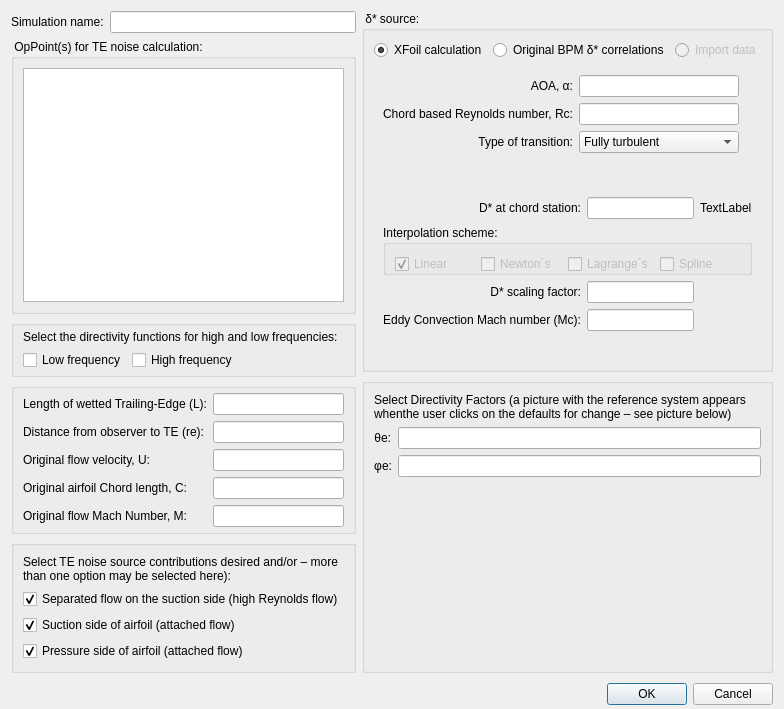
<?xml version="1.0" encoding="UTF-8"?>
<ui version="4.0">
 <class>NoiseSimulationDialog</class>
 <widget class="QDialog" name="NoiseSimulationDialog">
  <property name="geometry">
   <rect>
    <x>0</x>
    <y>0</y>
    <width>766</width>
    <height>709</height>
   </rect>
  </property>
  <property name="sizePolicy">
   <sizepolicy hsizetype="Preferred" vsizetype="Preferred">
    <horstretch>0</horstretch>
    <verstretch>0</verstretch>
   </sizepolicy>
  </property>
  <property name="windowTitle">
   <string>Dialog</string>
  </property>
  <layout class="QFormLayout" name="formLayout_6">
   <property name="sizeConstraint">
    <enum>QLayout::SetMinimumSize</enum>
   </property>
   <property name="fieldGrowthPolicy">
    <enum>QFormLayout::AllNonFixedFieldsGrow</enum>
   </property>
   <property name="bottomMargin">
    <number>0</number>
   </property>
   <item row="0" column="1">
    <layout class="QVBoxLayout" name="verticalLayout_2">
     <item>
      <widget class="QGroupBox" name="groupBox_7">
       <property name="styleSheet">
        <string notr="true"/>
       </property>
       <property name="title">
        <string> δ* source:</string>
       </property>
       <layout class="QVBoxLayout" name="verticalLayout">
        <item>
         <layout class="QHBoxLayout" name="horizontalLayout">
          <item>
           <widget class="QRadioButton" name="deltaSourceXFoil">
            <property name="text">
             <string>XFoil calculation</string>
            </property>
            <property name="checked">
             <bool>true</bool>
            </property>
           </widget>
          </item>
          <item>
           <widget class="QRadioButton" name="deltaSourceBPM">
            <property name="text">
             <string>Original BPM δ* correlations</string>
            </property>
           </widget>
          </item>
          <item>
           <widget class="QRadioButton" name="deltaSourceImport">
            <property name="enabled">
             <bool>false</bool>
            </property>
            <property name="text">
             <string>Import data</string>
            </property>
           </widget>
          </item>
         </layout>
        </item>
        <item>
         <widget class="QWidget" name="widgetGridBPM" native="true">
          <layout class="QGridLayout" name="gridBPM">
           <item row="1" column="1">
            <widget class="QLineEdit" name="textChordBasedReynold"/>
           </item>
           <item row="0" column="1">
            <widget class="QLineEdit" name="textAoa"/>
           </item>
           <item row="0" column="0">
            <widget class="QLabel" name="label_18">
             <property name="text">
              <string>AOA, α:</string>
             </property>
             <property name="alignment">
              <set>Qt::AlignRight|Qt::AlignTrailing|Qt::AlignVCenter</set>
             </property>
            </widget>
           </item>
           <item row="0" column="2">
            <widget class="QLabel" name="label_19">
             <property name="text">
              <string/>
             </property>
            </widget>
           </item>
           <item row="1" column="2">
            <widget class="QLabel" name="label_20">
             <property name="text">
              <string/>
             </property>
            </widget>
           </item>
           <item row="2" column="2">
            <widget class="QLabel" name="label_21">
             <property name="text">
              <string/>
             </property>
            </widget>
           </item>
           <item row="3" column="2">
            <widget class="QLabel" name="label_22">
             <property name="text">
              <string/>
             </property>
            </widget>
           </item>
           <item row="1" column="0">
            <widget class="QLabel" name="label_17">
             <property name="text">
              <string>Chord based Reynolds number, Rc:</string>
             </property>
             <property name="alignment">
              <set>Qt::AlignRight|Qt::AlignTrailing|Qt::AlignVCenter</set>
             </property>
            </widget>
           </item>
           <item row="2" column="1">
            <widget class="QComboBox" name="comboTypeTransition">
             <item>
              <property name="text">
               <string>Fully turbulent</string>
              </property>
             </item>
             <item>
              <property name="text">
               <string>Transaction flow</string>
              </property>
             </item>
            </widget>
           </item>
           <item row="2" column="0">
            <widget class="QLabel" name="label_15">
             <property name="text">
              <string>Type of transition:</string>
             </property>
             <property name="alignment">
              <set>Qt::AlignRight|Qt::AlignTrailing|Qt::AlignVCenter</set>
             </property>
            </widget>
           </item>
          </layout>
         </widget>
        </item>
        <item>
         <widget class="QWidget" name="widgetGridXFoilCalc" native="true">
          <layout class="QGridLayout" name="widgetGridXFoil">
           <item row="1" column="0" colspan="3">
            <widget class="QGroupBox" name="groupBox">
             <property name="minimumSize">
              <size>
               <width>0</width>
               <height>50</height>
              </size>
             </property>
             <property name="maximumSize">
              <size>
               <width>16777215</width>
               <height>50</height>
              </size>
             </property>
             <property name="baseSize">
              <size>
               <width>0</width>
               <height>50</height>
              </size>
             </property>
             <property name="title">
              <string>Interpolation scheme:</string>
             </property>
             <property name="alignment">
              <set>Qt::AlignLeading|Qt::AlignLeft|Qt::AlignTop</set>
             </property>
             <property name="flat">
              <bool>false</bool>
             </property>
             <layout class="QHBoxLayout" name="horizontalLayout_2">
              <item>
               <widget class="QCheckBox" name="checkLinear">
                <property name="enabled">
                 <bool>false</bool>
                </property>
                <property name="minimumSize">
                 <size>
                  <width>0</width>
                  <height>20</height>
                 </size>
                </property>
                <property name="baseSize">
                 <size>
                  <width>0</width>
                  <height>0</height>
                 </size>
                </property>
                <property name="text">
                 <string>Linear</string>
                </property>
                <property name="checkable">
                 <bool>true</bool>
                </property>
                <property name="checked">
                 <bool>true</bool>
                </property>
               </widget>
              </item>
              <item>
               <widget class="QCheckBox" name="checkNewtons">
                <property name="enabled">
                 <bool>false</bool>
                </property>
                <property name="minimumSize">
                 <size>
                  <width>0</width>
                  <height>20</height>
                 </size>
                </property>
                <property name="text">
                 <string>Newton´s</string>
                </property>
               </widget>
              </item>
              <item>
               <widget class="QCheckBox" name="checkLagranges">
                <property name="enabled">
                 <bool>false</bool>
                </property>
                <property name="minimumSize">
                 <size>
                  <width>0</width>
                  <height>20</height>
                 </size>
                </property>
                <property name="text">
                 <string>Lagrange´s</string>
                </property>
               </widget>
              </item>
              <item>
               <widget class="QCheckBox" name="checkSpline">
                <property name="enabled">
                 <bool>false</bool>
                </property>
                <property name="minimumSize">
                 <size>
                  <width>0</width>
                  <height>20</height>
                 </size>
                </property>
                <property name="text">
                 <string>Spline</string>
                </property>
               </widget>
              </item>
             </layout>
            </widget>
           </item>
           <item row="4" column="0" colspan="3">
            <widget class="QLabel" name="label_29">
             <property name="text">
              <string/>
             </property>
            </widget>
           </item>
           <item row="3" column="1">
            <widget class="QLineEdit" name="textEddyConvectionMach"/>
           </item>
           <item row="3" column="0">
            <widget class="QLabel" name="label_28">
             <property name="text">
              <string>Eddy Convection Mach number (Mc):</string>
             </property>
             <property name="alignment">
              <set>Qt::AlignRight|Qt::AlignTrailing|Qt::AlignVCenter</set>
             </property>
            </widget>
           </item>
           <item row="2" column="1">
            <widget class="QLineEdit" name="textDScalingFactor"/>
           </item>
           <item row="2" column="0">
            <widget class="QLabel" name="label_25">
             <property name="text">
              <string>D* scaling factor:</string>
             </property>
             <property name="alignment">
              <set>Qt::AlignRight|Qt::AlignTrailing|Qt::AlignVCenter</set>
             </property>
            </widget>
           </item>
           <item row="0" column="2">
            <widget class="QLabel" name="label_26">
             <property name="text">
              <string>TextLabel</string>
             </property>
            </widget>
           </item>
           <item row="0" column="1">
            <widget class="QLineEdit" name="textDChordStation"/>
           </item>
           <item row="0" column="0">
            <widget class="QLabel" name="label_24">
             <property name="text">
              <string>D* at chord station:</string>
             </property>
             <property name="alignment">
              <set>Qt::AlignRight|Qt::AlignTrailing|Qt::AlignVCenter</set>
             </property>
            </widget>
           </item>
          </layout>
         </widget>
        </item>
       </layout>
      </widget>
     </item>
     <item>
      <widget class="QGroupBox" name="groupBox_2">
       <property name="title">
        <string/>
       </property>
       <layout class="QFormLayout" name="formLayout">
        <property name="fieldGrowthPolicy">
         <enum>QFormLayout::AllNonFixedFieldsGrow</enum>
        </property>
        <item row="1" column="0">
         <widget class="QLabel" name="label_9">
          <property name="layoutDirection">
           <enum>Qt::LeftToRight</enum>
          </property>
          <property name="text">
           <string>θe:</string>
          </property>
          <property name="alignment">
           <set>Qt::AlignRight|Qt::AlignTrailing|Qt::AlignVCenter</set>
          </property>
         </widget>
        </item>
        <item row="1" column="1">
         <widget class="QLineEdit" name="textDirectivityGreek"/>
        </item>
        <item row="2" column="0">
         <widget class="QLabel" name="label_7">
          <property name="layoutDirection">
           <enum>Qt::LeftToRight</enum>
          </property>
          <property name="text">
           <string>φe:</string>
          </property>
          <property name="alignment">
           <set>Qt::AlignRight|Qt::AlignTrailing|Qt::AlignVCenter</set>
          </property>
         </widget>
        </item>
        <item row="2" column="1">
         <widget class="QLineEdit" name="textDirectivityPhi"/>
        </item>
        <item row="3" column="1">
         <widget class="QLabel" name="label_6">
          <property name="minimumSize">
           <size>
            <width>0</width>
            <height>0</height>
           </size>
          </property>
          <property name="text">
           <string/>
          </property>
          <property name="pixmap">
           <pixmap resource="../../qblade.qrc">:/images/noise_3d_plate.png</pixmap>
          </property>
          <property name="scaledContents">
           <bool>false</bool>
          </property>
          <property name="alignment">
           <set>Qt::AlignHCenter|Qt::AlignTop</set>
          </property>
         </widget>
        </item>
        <item row="0" column="0" colspan="2">
         <widget class="QLabel" name="label_5">
          <property name="minimumSize">
           <size>
            <width>0</width>
            <height>0</height>
           </size>
          </property>
          <property name="text">
           <string>Select Directivity Factors (a picture with the reference system appears whenthe user clicks on the defaults for change – see picture below)</string>
          </property>
          <property name="wordWrap">
           <bool>true</bool>
          </property>
         </widget>
        </item>
       </layout>
      </widget>
     </item>
    </layout>
   </item>
   <item row="1" column="1">
    <widget class="QDialogButtonBox" name="buttonBox">
     <property name="minimumSize">
      <size>
       <width>0</width>
       <height>30</height>
      </size>
     </property>
     <property name="orientation">
      <enum>Qt::Horizontal</enum>
     </property>
     <property name="standardButtons">
      <set>QDialogButtonBox::Cancel|QDialogButtonBox::Ok</set>
     </property>
    </widget>
   </item>
   <item row="0" column="0">
    <layout class="QVBoxLayout" name="verticalLayout_3">
     <property name="topMargin">
      <number>0</number>
     </property>
     <item>
      <layout class="QHBoxLayout" name="horizontalLayout_4">
       <item>
        <widget class="QLabel" name="label_27">
         <property name="text">
          <string>Simulation name:</string>
         </property>
        </widget>
       </item>
       <item>
        <widget class="QLineEdit" name="textSimulationName"/>
       </item>
      </layout>
     </item>
     <item>
      <widget class="QGroupBox" name="verticalGroupBox_2">
       <property name="title">
        <string> OpPoint(s) for TE noise calculation:</string>
       </property>
       <layout class="QGridLayout" name="gridLayout_4">
        <item row="1" column="0">
         <widget class="QListWidget" name="listOpPoints"/>
        </item>
       </layout>
      </widget>
     </item>
     <item>
      <widget class="QGroupBox" name="groupBox_3">
       <property name="title">
        <string/>
       </property>
       <layout class="QFormLayout" name="formLayout_2">
        <property name="sizeConstraint">
         <enum>QLayout::SetMinimumSize</enum>
        </property>
        <property name="fieldGrowthPolicy">
         <enum>QFormLayout::AllNonFixedFieldsGrow</enum>
        </property>
        <property name="topMargin">
         <number>4</number>
        </property>
        <property name="bottomMargin">
         <number>4</number>
        </property>
        <item row="0" column="0" colspan="2">
         <widget class="QLabel" name="label_8">
          <property name="text">
           <string>Select the directivity functions for high and low frequencies:</string>
          </property>
          <property name="wordWrap">
           <bool>false</bool>
          </property>
         </widget>
        </item>
        <item row="1" column="0">
         <widget class="QCheckBox" name="checkLowFrequency">
          <property name="text">
           <string>Low frequency</string>
          </property>
         </widget>
        </item>
        <item row="1" column="1">
         <widget class="QCheckBox" name="checkHighFrequency">
          <property name="text">
           <string>High frequency</string>
          </property>
         </widget>
        </item>
       </layout>
      </widget>
     </item>
     <item>
      <widget class="QGroupBox" name="groupBox_6">
       <property name="title">
        <string/>
       </property>
       <layout class="QFormLayout" name="formLayout_5">
        <property name="sizeConstraint">
         <enum>QLayout::SetMinimumSize</enum>
        </property>
        <property name="fieldGrowthPolicy">
         <enum>QFormLayout::AllNonFixedFieldsGrow</enum>
        </property>
        <property name="topMargin">
         <number>4</number>
        </property>
        <property name="bottomMargin">
         <number>4</number>
        </property>
        <item row="1" column="0">
         <widget class="QLabel" name="label_2">
          <property name="layoutDirection">
           <enum>Qt::LeftToRight</enum>
          </property>
          <property name="text">
           <string>Length of wetted Trailing-Edge (L):</string>
          </property>
          <property name="alignment">
           <set>Qt::AlignRight|Qt::AlignTrailing|Qt::AlignVCenter</set>
          </property>
         </widget>
        </item>
        <item row="1" column="1">
         <widget class="QLineEdit" name="textLengthWetted"/>
        </item>
        <item row="2" column="0">
         <widget class="QLabel" name="label_4">
          <property name="layoutDirection">
           <enum>Qt::LeftToRight</enum>
          </property>
          <property name="text">
           <string>Distance from observer to TE (re):</string>
          </property>
          <property name="alignment">
           <set>Qt::AlignRight|Qt::AlignTrailing|Qt::AlignVCenter</set>
          </property>
         </widget>
        </item>
        <item row="2" column="1">
         <widget class="QLineEdit" name="textDistanceObserver"/>
        </item>
        <item row="3" column="0">
         <widget class="QLabel" name="label_3">
          <property name="text">
           <string>Original flow velocity, U:</string>
          </property>
          <property name="alignment">
           <set>Qt::AlignRight|Qt::AlignTrailing|Qt::AlignVCenter</set>
          </property>
         </widget>
        </item>
        <item row="3" column="1">
         <widget class="QLineEdit" name="textOriginalFlowVelocity"/>
        </item>
        <item row="4" column="1">
         <widget class="QLineEdit" name="textOriginalAirfoilChordLength"/>
        </item>
        <item row="4" column="0">
         <widget class="QLabel" name="label">
          <property name="text">
           <string>Original airfoil Chord length, C:</string>
          </property>
          <property name="alignment">
           <set>Qt::AlignRight|Qt::AlignTrailing|Qt::AlignVCenter</set>
          </property>
         </widget>
        </item>
        <item row="5" column="1">
         <widget class="QLineEdit" name="textOriginalMachFlow"/>
        </item>
        <item row="5" column="0">
         <widget class="QLabel" name="label_16">
          <property name="text">
           <string>Original flow Mach Number, M:</string>
          </property>
          <property name="alignment">
           <set>Qt::AlignRight|Qt::AlignTrailing|Qt::AlignVCenter</set>
          </property>
         </widget>
        </item>
       </layout>
      </widget>
     </item>
     <item>
      <widget class="QGroupBox" name="groupBox_4">
       <property name="title">
        <string/>
       </property>
       <layout class="QFormLayout" name="formLayout_3">
        <property name="fieldGrowthPolicy">
         <enum>QFormLayout::AllNonFixedFieldsGrow</enum>
        </property>
        <item row="0" column="0" colspan="2">
         <widget class="QLabel" name="label_10">
          <property name="minimumSize">
           <size>
            <width>0</width>
            <height>0</height>
           </size>
          </property>
          <property name="text">
           <string>Select TE noise source contributions desired and/or – more than one option may be selected here):</string>
          </property>
          <property name="wordWrap">
           <bool>true</bool>
          </property>
         </widget>
        </item>
        <item row="2" column="0">
         <widget class="QCheckBox" name="checkBoxSourceSPLs">
          <property name="text">
           <string>Suction side of airfoil (attached flow)</string>
          </property>
          <property name="checked">
           <bool>true</bool>
          </property>
         </widget>
        </item>
        <item row="3" column="0">
         <widget class="QCheckBox" name="checkBoxSourceSPLp">
          <property name="text">
           <string>Pressure side of airfoil (attached flow)</string>
          </property>
          <property name="checked">
           <bool>true</bool>
          </property>
         </widget>
        </item>
        <item row="1" column="0">
         <widget class="QCheckBox" name="checkBoxSourceSPLa">
          <property name="text">
           <string>Separated flow on the suction side (high Reynolds flow)</string>
          </property>
          <property name="checked">
           <bool>true</bool>
          </property>
         </widget>
        </item>
       </layout>
      </widget>
     </item>
    </layout>
   </item>
  </layout>
 </widget>
 <tabstops>
  <tabstop>textSimulationName</tabstop>
  <tabstop>listOpPoints</tabstop>
  <tabstop>textLengthWetted</tabstop>
  <tabstop>textDistanceObserver</tabstop>
  <tabstop>checkBoxSourceSPLs</tabstop>
  <tabstop>checkBoxSourceSPLp</tabstop>
  <tabstop>deltaSourceXFoil</tabstop>
  <tabstop>deltaSourceBPM</tabstop>
  <tabstop>deltaSourceImport</tabstop>
  <tabstop>textAoa</tabstop>
  <tabstop>textChordBasedReynold</tabstop>
  <tabstop>textDChordStation</tabstop>
  <tabstop>checkLinear</tabstop>
  <tabstop>checkNewtons</tabstop>
  <tabstop>checkLagranges</tabstop>
  <tabstop>checkSpline</tabstop>
  <tabstop>textDScalingFactor</tabstop>
  <tabstop>textEddyConvectionMach</tabstop>
  <tabstop>textDirectivityGreek</tabstop>
  <tabstop>textDirectivityPhi</tabstop>
 </tabstops>
 <resources>
  <include location="../../qblade.qrc"/>
 </resources>
 <connections>
  <connection>
   <sender>buttonBox</sender>
   <signal>accepted()</signal>
   <receiver>NoiseSimulationDialog</receiver>
   <slot>accept()</slot>
   <hints>
    <hint type="sourcelabel">
     <x>227</x>
     <y>945</y>
    </hint>
    <hint type="destinationlabel">
     <x>157</x>
     <y>274</y>
    </hint>
   </hints>
  </connection>
  <connection>
   <sender>buttonBox</sender>
   <signal>rejected()</signal>
   <receiver>NoiseSimulationDialog</receiver>
   <slot>reject()</slot>
   <hints>
    <hint type="sourcelabel">
     <x>295</x>
     <y>951</y>
    </hint>
    <hint type="destinationlabel">
     <x>286</x>
     <y>274</y>
    </hint>
   </hints>
  </connection>
 </connections>
 <slots>
  <slot>showEvent(QShowEvent)</slot>
 </slots>
</ui>
